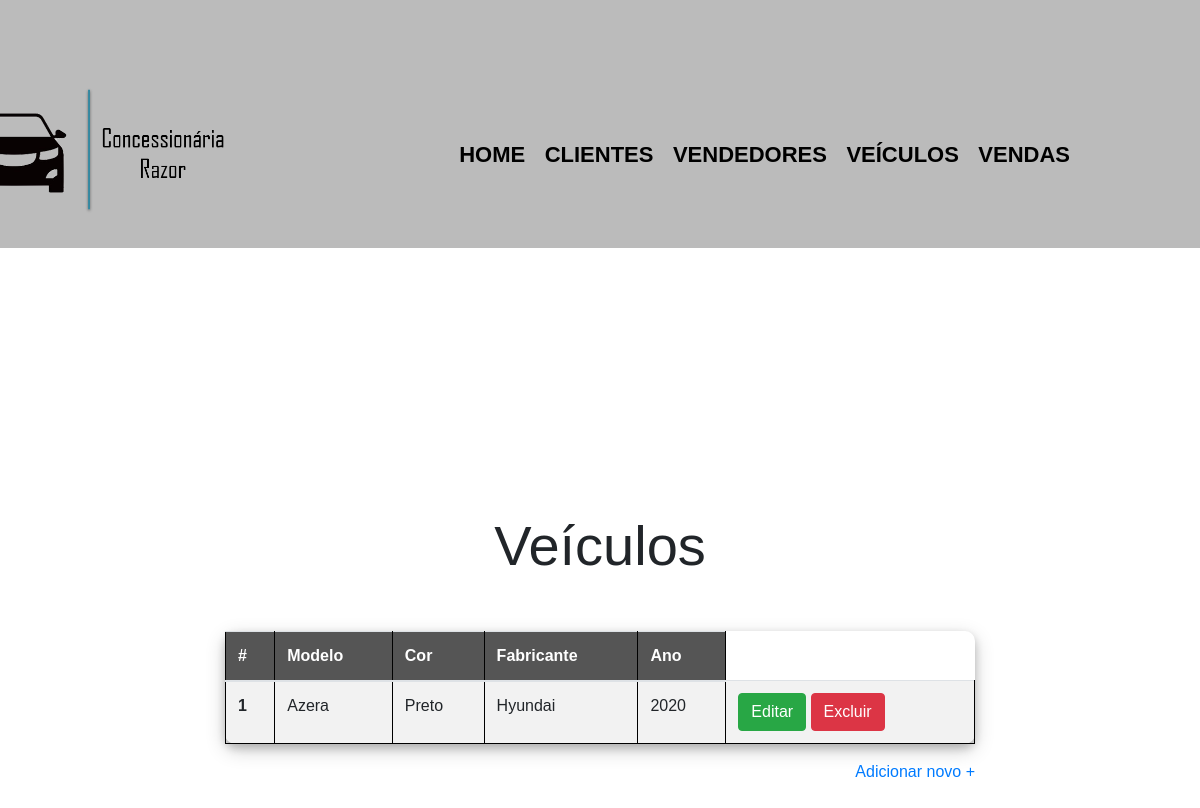
/listaVeiculo.php, run on the app's committed database.
### tables this page shows
create table veiculo(
id_vei int(3) NOT NULL AUTO_INCREMENT,
modelo varchar(30) not null,
cor varchar(25) not null,
fabricante varchar(30) not null,
ano char(4) not null,
primary key(id_vei));

### php/readVeiculo.php (called while the page is built)
<?php
include "conexao.php";
$sql = "SELECT * FROM veiculo ORDER BY id_vei ASC";
$result = mysqli_query($conn, $sql);

### listaVeiculo.php (the view, shortened to what this page needs)
<?php include "php/readVeiculo.php"; ?>
<!DOCTYPE html>
<html>
<head>
	<link rel="stylesheet" href="https://maxcdn.bootstrapcdn.com/bootstrap/4.0.0/css/bootstrap.min.css">
	<link rel="stylesheet" href="css/style.css">
</head>
<header>
	<div class="caixa">
		<h1><img height="250" class="logoempresa" src="img/logoempresa.png"></h1>
		<nav>
			<ul>
				<li><a href="index.php">Home</a></li>
				<li><a href="listaCliente.php">Clientes</a></li>
				<li><a href="listaVendedor.php">Vendedores</a></li>
				<li><a href="listaVeiculo.php">Veículos</a></li>
				<li><a href="listaVenda.php">Vendas</a></li>
			</ul>
		</nav>
	</div>
</header>
<div class="container">
	<div class="box">
		<h4 class="display-4 text-center">Veículos</h4><br>
		<?php if (mysqli_num_rows($result)) { ?>
			<table class="table table-striped">
				<thead>
					<tr>
						<th scope="col">#</th>
						<th scope="col">Modelo</th>
						<th scope="col">Cor</th>
						<th scope="col">Fabricante</th>
						<th scope="col">Ano</th>
					</tr>
				</thead>
				<tbody>
					<?php
					$i = 0;
					while ($rows = mysqli_fetch_assoc($result)) {
						$i++;
					?>
						<tr>
							<th scope="row"><?= $i ?></th>
							<td><?= $rows['modelo'] ?></td>
							<td><?php echo $rows['cor']; ?></td>
							<td><?php echo $rows['fabricante']; ?></td>
							<td><?php echo $rows['ano']; ?></td>
							<td><a href="editaVeiculo.php?id_vei=<?= $rows['id_vei'] ?>" class="btn btn-success">Editar</a>
								<a href="php/deleteVeiculo.php?id_vei=<?= $rows['id_vei'] ?>" class="btn btn-danger">Excluir</a>
							</td>
						</tr>
					<?php } ?>
				</tbody>
			</table>
		<?php } ?>
		<div class="link-right">
			<a href="criaVeiculo.php" class="link-primary">Adicionar novo +</a>
		</div>
	</div>
</div>
</body>
</html>

### css/style.css (style rules this page uses)
.container { min-height: 100vh; display: flex; justify-content: center; align-items: center; flex-direction: column; }
.logoempresa { right: 80%; margin-right: 30px; position: absolute; }
.box { width: 750px; }
.container table { padding: 20px; border-radius: 10px; box-shadow: 0 4px 8px 0 rgba(0, 0, 0, 0.2), 0 6px 20px 0 rgba(0, 0, 0, 0.19); }
.link-right { display: flex; justify-content: flex-end; }
header { background: #BBBBBB; padding: 20px 0; }
.caixa { height: 200px; position: relative; width: 940px; margin-top: 50px; margin: 0 auto; }
nav { position: absolute; top: 110px; right: 0; }
nav li { display: inline; margin: 0 0 0 15px; }
nav a { text-transform: uppercase; color: #000000; font-weight: bold; font-size: 22px; text-decoration: none; }
table { margin: 20px 0 40px; }
thead { background: #555555; color: white; font-weight: bold; }
td, th { border: 1px solid #000000; padding: 8px 15px; }

### data on the page
veiculo: modelo "Azera", cor "Preto", fabricante "Hyundai", ano "2020"
